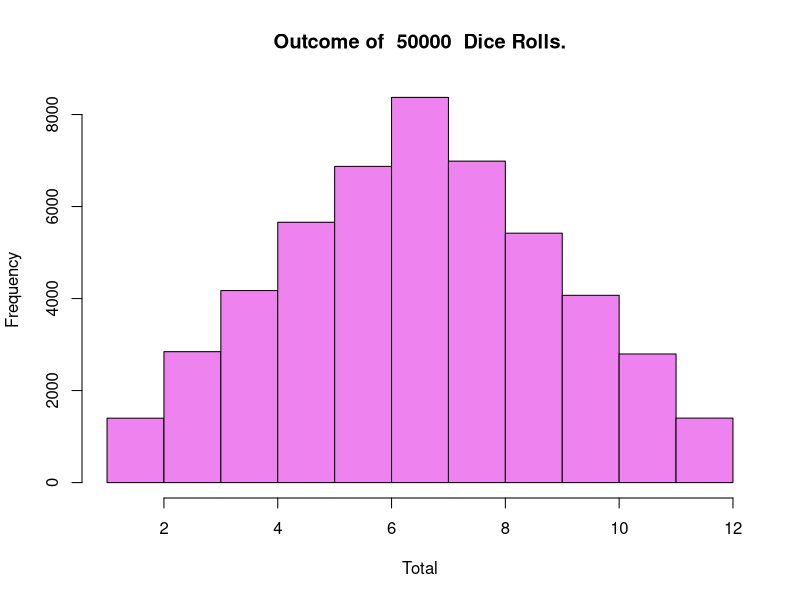

This figure's R source:
# Simulate rolling a pair of dice many times.

Die <- function(uniformX) 1+trunc(6*uniformX)

Nrolls <- 50000
Die1  <- Die(runif(Nrolls));
Die2  <- Die(runif(Nrolls));
Total <- Die1 + Die2;
hist(Total, col="violet", breaks=1:12,
     main=paste("Outcome of ",Nrolls," Dice Rolls."))
